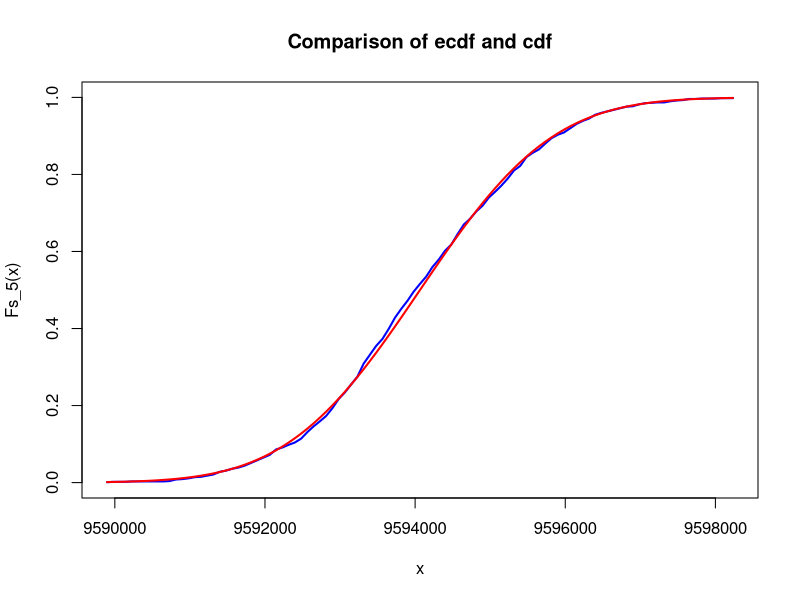
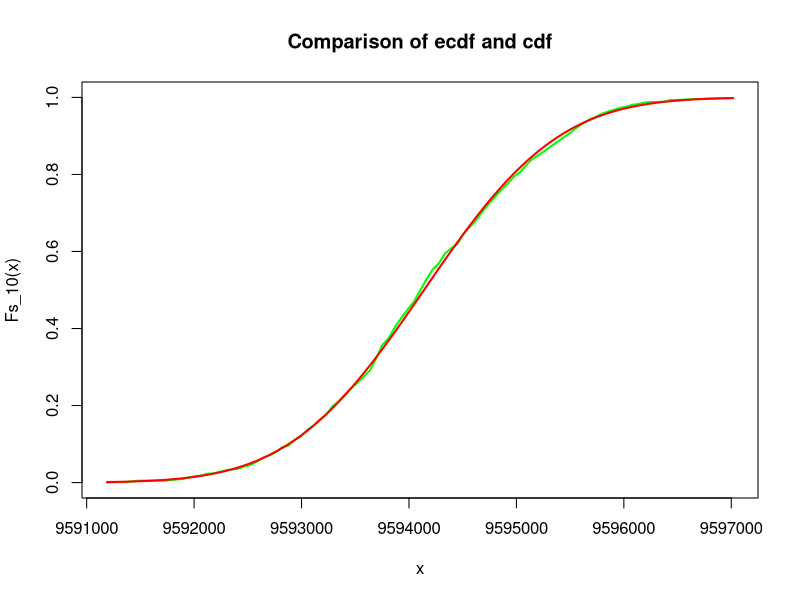
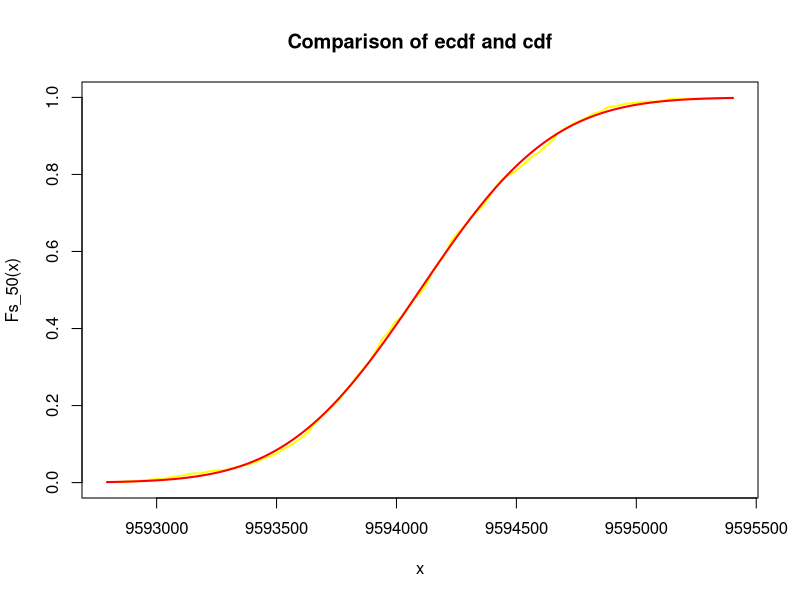
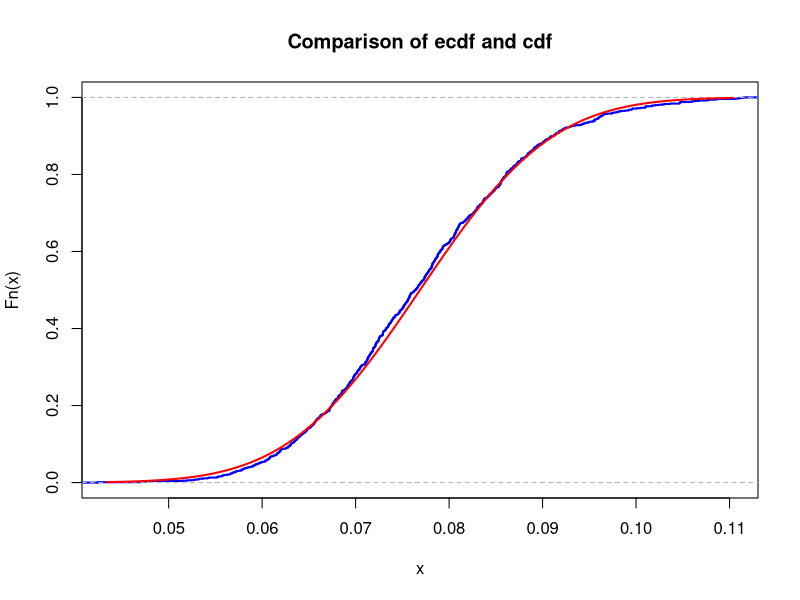

Generate these figures, in order, with R:
## ---- chunk 1
# your team id number 
                          ###
id <- 3                  ### Change to the correct id!
                          ###
set.seed(id)
p <- id/100
# matrices G and H
G <- matrix(c(1, 1, 1, 0, 0, 0, 0,
		1, 0, 0, 1, 1, 0, 0,
		0, 1, 0, 1, 0, 1, 0,
		1, 1, 0, 1, 0, 0, 1), nrow = 4, byrow = TRUE)
H <- t(matrix(c(1, 0, 1, 0, 1, 0, 1,
		0, 1, 1, 0, 0, 1, 1,
		0, 0, 0, 1, 1, 1, 1), nrow = 3, byrow = TRUE))
# cat("The matrix G is: \n") 
#G  
#cat("The matrix H is: \n") 
#H
#cat("The product GH must be zero: \n")
#(G%*%H) %%2
## ---- chunk 2
# generate N messages

message_generator <- function(N) {
  matrix(sample(c(0,1), 4*N, replace = TRUE), nrow = N)
}  
messages <- message_generator(100)
codewords <- (messages %*% G) %% 2
## ---- chunk 3
#  errors <- ...
#  received <-   
## ---- chunk 4
id <- 3
set.seed(id)
half_life <- 30.1 * 365 * 24 * 60 * 60
lambda <- log(2) / half_life
mass <- id * 10 ** (-6)
molar_mass <- 137
avogadro <- 6 * 10 ** 23
N <- mass / molar_mass * avogadro
mu <- N * lambda
## ---- chunk 5
K <- 1e3
n <- 5
sample_means_5 <- colMeans(matrix(rpois(n*K, lambda = mu), nrow=n))
n <- 10
sample_means_10 <- colMeans(matrix(rpois(n*K, lambda = mu), nrow=n))
n <- 50
sample_means_50 <- colMeans(matrix(rpois(n*K, lambda = mu), nrow=n))
## ---- chunk 6
mu_5 <- mean(sample_means_5)
sigma_5 <- sd(sample_means_5)
mu_10 <- mean(sample_means_10)
sigma_10 <- sd(sample_means_10)
mu_50 <- mean(sample_means_50)
sigma_50 <- sd(sample_means_50)
## ---- chunk 7
xlims_5 <- c(mu_5-3*sigma_5,mu_5+3*sigma_5)
Fs_5 <- ecdf(sample_means_5)
xlims_10 <- c(mu_10-3*sigma_10,mu_5+3*sigma_10)
Fs_10 <- ecdf(sample_means_10)
xlims_50 <- c(mu_50-3*sigma_50,mu_50+3*sigma_50)
Fs_50 <- ecdf(sample_means_50)
curve(Fs_5, 
     xlim = xlims_5, 
     ylim = c(0,1),
     col = "blue",
     lwd = 2,
     main = "Comparison of ecdf and cdf")
curve(pnorm(x, mean = mu_5, sd = sigma_5), col = "red", lwd = 2, add = TRUE)

curve(Fs_10,
     xlim = xlims_10, 
     ylim = c(0,1),
     col = "green",
     lwd = 2,
     main = "Comparison of ecdf and cdf")
curve(pnorm(x, mean = mu_10, sd = sigma_10), col = "red", lwd = 2, add = TRUE)

curve(Fs_50,     
     xlim = xlims_50, 
     ylim = c(0,1), 
     col = "yellow",
     lwd = 2,
     main = "Comparison of ecdf and cdf")
curve(pnorm(x, mean = mu_50, sd = sigma_50), col = "red", lwd = 2, add = TRUE)

t <- seq(mu_5-3*sigma_5,mu_5+3*sigma_5, length=200)
normal_dist <- pnorm(t, mean = mu_5, sd = sigma_5)
max_dif <- max(abs(Fs_5(t) - normal_dist))
print(max_dif)

t <- seq(mu_10-3*sigma_10,mu_10+3*sigma_10, length=200)
normal_dist <- pnorm(t, mean = mu_10, sd = sigma_10)
max_dif <- max(abs(Fs_10(t) - normal_dist))
print(max_dif)

t <- seq(mu_50-3*sigma_50,mu_50+3*sigma_50, length=200)
normal_dist <- pnorm(t, mean = mu_50, sd = sigma_50)
max_dif <- max(abs(Fs_50(t) - normal_dist))
print(max_dif)
## ---- chunk 8
K <- 1000
n <- 1
while (TRUE){
  sample_sums <- unname(colSums(matrix(rpois(n*K, lambda = mu), nrow=n)))
  safe_probability = length(sample_sums[sample_sums < 8 * 10 ** 8]) / length(sample_sums)
  if (safe_probability < 0.95){
    break
  }
  n <- n + 1
}
print(n - 1)
## ---- chunk 9
    set.seed(id)
    N <- 7
    nu1 <- 13
    nu <- N*nu1
    K <- 1e3
    n <- 100

    S <- colSums(matrix(rexp(n*K, rate = nu), nrow=n))


## ---- chunk 10
    set.seed(id)
    clicks <- rep(0, K)
    for (i in 1:K) {
      clicks[i] <-sum(rexp(n, rate = nu))
    }
    prob <- length(clicks[clicks>1]) / length(clicks)
    prob
## ---- chunk 11
set.seed(id)
nu1 <- 13 
K <- 1e3
n <- 50
sample_means <- colMeans(matrix(rexp(n*K, rate = nu1), nrow=n))

## ---- chunk 12
mu <- mean(sample_means)       # change this!
sigma <- sqrt(var(sample_means))    # change this!

## ---- chunk 13
xlims <- c(mu-3*sigma,mu+3*sigma)
Fs <- ecdf(sample_means)
plot(Fs, 
     xlim = xlims, 
     col = "blue",
     lwd = 2,
     main = "Comparison of ecdf and cdf")

curve(pnorm(x, mean = mu, sd = sigma), col = "red", lwd = 2, add = TRUE)
x <- seq(min(sample_means), max(sample_means), by = .01)
max(abs(ecdf(sample_means)(x)-pnorm(x, mean = mu, sd = sigma)))
## ---- chunk 14
max(abs(ecdf(sample_means)(x)-pnorm(x, mean = mu, sd = sigma)))
